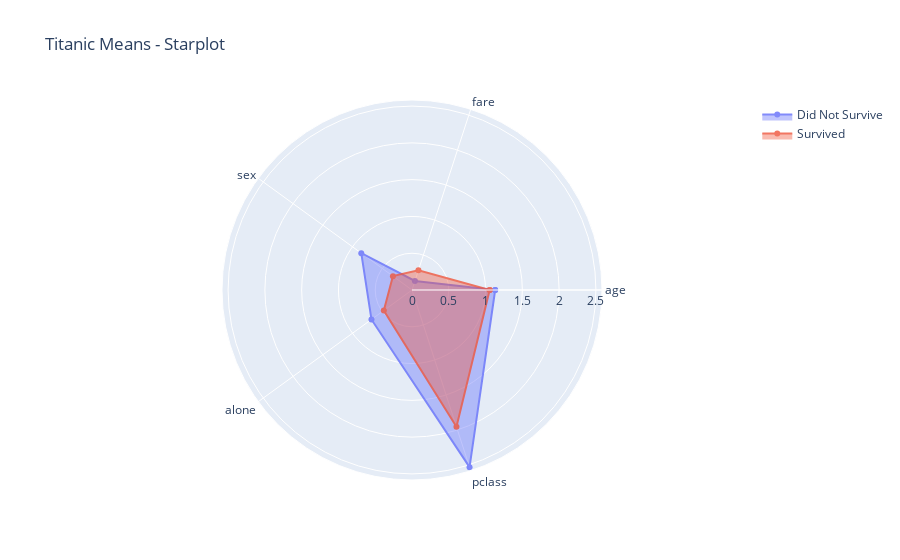

The notebook cell saved with this chart:
### Code cell
# Selecciona las columnas numéricas relevantes
cols = ['age', 'fare' , 'sex', 'alone', 'pclass']

# Calcula la media de cada columna
titanic_means = df_titanic.groupby('survived')[cols].mean()
# Cierra el gráfico repitiendo el primer valor al final
#r_closed = np.append(means.values, means.values[0])
theta_closed = cols + [cols[0]]



fig = ply.graph_objects.Figure()
for survived, row in titanic_means.iterrows():
    # Close the line by repeating the first value at the end
    nombre = 'Survived' if survived == 1 else 'Did Not Survive'
    r_closed = np.append(row.values, row.values[0])
    fig.add_trace(
        ply.graph_objects.Scatterpolar(
            r=r_closed,
            theta=theta_closed,
            name=nombre,
            marker=dict(line=dict(color='black')),
            opacity=0.8,
            showlegend=True,
            fill='toself'  # Fill the area under the star
        )
    )

fig.update_layout(
    title="Titanic Means - Starplot",
    polar=dict(radialaxis=dict(visible=True)),
    showlegend=True
)

fig.show()

### Figure 1 — Plotly figure (JSON) as saved in the notebook; plotly's stock layout.template omitted (floating-point values rounded to 4 significant figures)
{"data": [{"fill": "toself", "marker": {"line": {"color": "black"}}, "name": "Did Not Survive", "opacity": 0.8, "r": [1.131, 0.1295, 0.8525, 0.6812, 2.532, 1.131], "showlegend": true, "theta": ["age", "fare", "sex", "alone", "pclass", "age"], "type": "scatterpolar"}, {"fill": "toself", "marker": {"line": {"color": "black"}}, "name": "Survived", "opacity": 0.8, "r": [1.056, 0.2823, 0.3206, 0.4735, 1.956, 1.056], "showlegend": true, "theta": ["age", "fare", "sex", "alone", "pclass", "age"], "type": "scatterpolar"}], "layout": {"polar": {"radialaxis": {"visible": true}}, "showlegend": true, "title": {"text": "Titanic Means - Starplot"}}}
